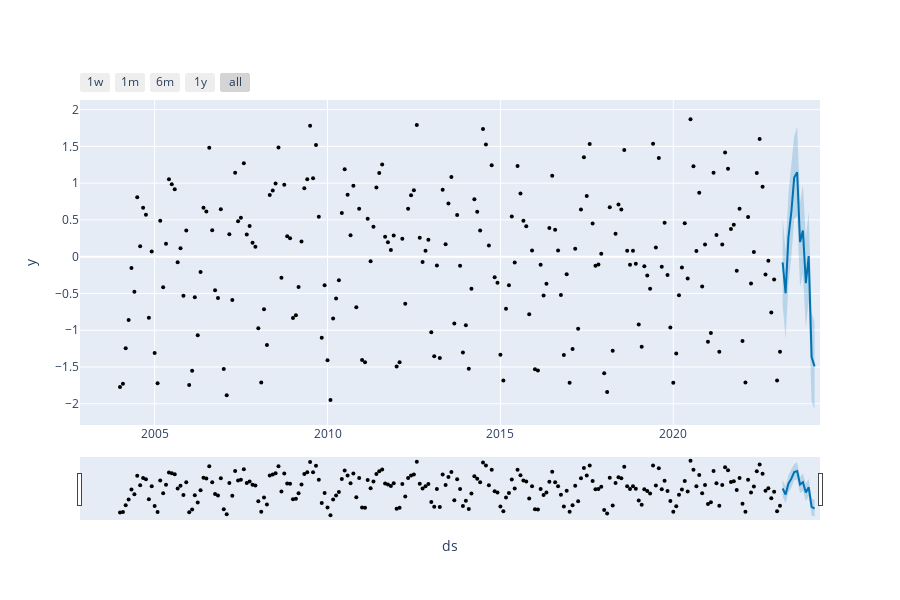
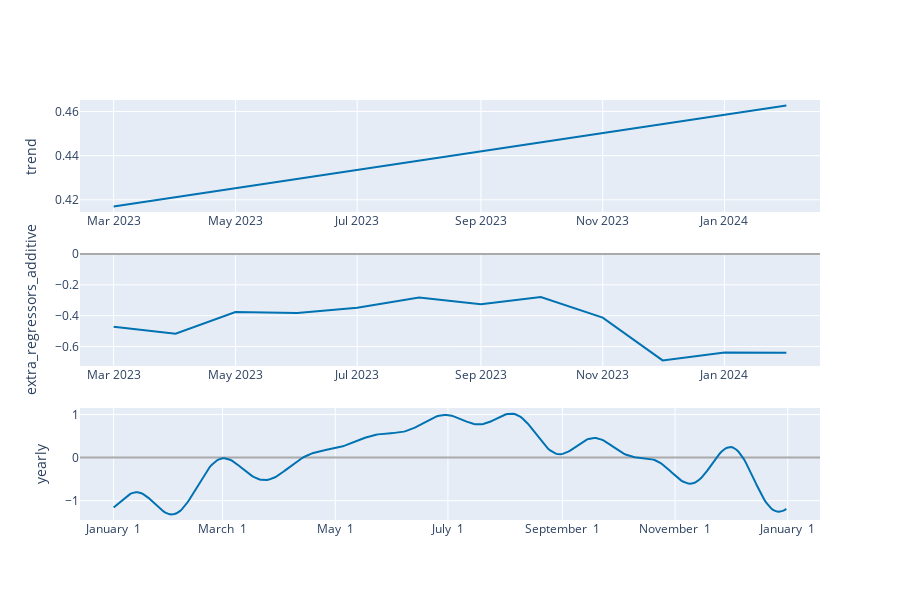

The notebook cell these images were saved under, in order:
### Code cell
############### Plot Prophet

from prophet.plot import plot_plotly, plot_components_plotly

# Plot the forecast
fig1 = plot_plotly(model, data_forecastf)
fig1.show()

# Plot forecast components
fig2 = plot_components_plotly(model, data_forecastf)
fig2.show()

### Figure 1 — Plotly figure (JSON) as saved in the notebook; plotly's stock layout.template omitted (floating-point values rounded to 4 significant figures; data arrays with more than 128 entries replaced by an {"elided": "..."} marker saying what was removed)
{"data": [{"marker": {"color": "black", "size": 4}, "mode": "markers", "name": "Actual", "type": "scatter", "x": {"elided": "230 str values"}, "y": {"elided": "230 float values"}}, {"hoverinfo": "skip", "line": {"width": 0}, "mode": "lines", "type": "scatter", "x": ["2023-03-01T00:00:00", "2023-04-01T00:00:00", "2023-05-01T00:00:00", "2023-06-01T00:00:00", "2023-07-01T00:00:00", "2023-08-01T00:00:00", "2023-09-01T00:00:00", "2023-10-01T00:00:00", "2023-11-01T00:00:00", "2023-12-01T00:00:00", "2024-01-01T00:00:00", "2024-02-01T00:00:00"], "y": [-0.6541, -1.118, -0.3632, -0.001372, 0.5083, 0.5485, -0.4093, -0.2387, -0.9664, -0.6039, -1.975, -2.068]}, {"fill": "tonexty", "fillcolor": "rgba(0, 114, 178, 0.2)", "line": {"color": "#0072B2", "width": 2}, "mode": "lines", "name": "Predicted", "type": "scatter", "x": ["2023-03-01T00:00:00", "2023-04-01T00:00:00", "2023-05-01T00:00:00", "2023-06-01T00:00:00", "2023-07-01T00:00:00", "2023-08-01T00:00:00", "2023-09-01T00:00:00", "2023-10-01T00:00:00", "2023-11-01T00:00:00", "2023-12-01T00:00:00", "2024-01-01T00:00:00", "2024-02-01T00:00:00"], "y": [-0.07606, -0.498, 0.2621, 0.6138, 1.076, 1.148, 0.1983, 0.3571, -0.359, 0.008166, -1.364, -1.492]}, {"fill": "tonexty", "fillcolor": "rgba(0, 114, 178, 0.2)", "hoverinfo": "skip", "line": {"width": 0}, "mode": "lines", "type": "scatter", "x": ["2023-03-01T00:00:00", "2023-04-01T00:00:00", "2023-05-01T00:00:00", "2023-06-01T00:00:00", "2023-07-01T00:00:00", "2023-08-01T00:00:00", "2023-09-01T00:00:00", "2023-10-01T00:00:00", "2023-11-01T00:00:00", "2023-12-01T00:00:00", "2024-01-01T00:00:00", "2024-02-01T00:00:00"], "y": [0.5401, 0.07869, 0.855, 1.246, 1.639, 1.771, 0.7359, 0.9741, 0.2498, 0.6103, -0.7572, -0.8839]}], "layout": {"height": 600, "showlegend": false, "width": 900, "xaxis": {"rangeselector": {"buttons": [{"count": 7, "label": "1w", "step": "day", "stepmode": "backward"}, {"count": 1, "label": "1m", "step": "month", "stepmode": "backward"}, {"count": 6, "label": "6m", "step": "month", "stepmode": "backward"}, {"count": 1, "label": "1y", "step": "year", "stepmode": "backward"}, {"step": "all"}]}, "rangeslider": {"visible": true}, "title": {"text": "ds"}, "type": "date"}, "yaxis": {"title": {"text": "y"}}}}

### Figure 2 — Plotly figure (JSON) as saved in the notebook; plotly's stock layout.template omitted (floating-point values rounded to 4 significant figures; data arrays with more than 128 entries replaced by an {"elided": "..."} marker saying what was removed)
{"data": [{"line": {"color": "#0072B2", "width": 2}, "mode": "lines", "name": "trend", "type": "scatter", "x": ["2023-03-01T00:00:00", "2023-04-01T00:00:00", "2023-05-01T00:00:00", "2023-06-01T00:00:00", "2023-07-01T00:00:00", "2023-08-01T00:00:00", "2023-09-01T00:00:00", "2023-10-01T00:00:00", "2023-11-01T00:00:00", "2023-12-01T00:00:00", "2024-01-01T00:00:00", "2024-02-01T00:00:00"], "xaxis": "x", "y": [0.417, 0.4212, 0.4253, 0.4295, 0.4335, 0.4377, 0.4419, 0.446, 0.4502, 0.4543, 0.4585, 0.4627], "yaxis": "y"}, {"line": {"color": "rgba(0, 114, 178, 0.2)", "width": 0}, "mode": "lines", "name": "trend_upper", "type": "scatter", "x": ["2023-03-01T00:00:00", "2023-04-01T00:00:00", "2023-05-01T00:00:00", "2023-06-01T00:00:00", "2023-07-01T00:00:00", "2023-08-01T00:00:00", "2023-09-01T00:00:00", "2023-10-01T00:00:00", "2023-11-01T00:00:00", "2023-12-01T00:00:00", "2024-01-01T00:00:00", "2024-02-01T00:00:00"], "xaxis": "x", "y": [0.417, 0.4212, 0.4253, 0.4295, 0.4335, 0.4377, 0.4419, 0.446, 0.4502, 0.4543, 0.4585, 0.4627], "yaxis": "y"}, {"fill": "tonexty", "fillcolor": "rgba(0, 114, 178, 0.2)", "line": {"color": "rgba(0, 114, 178, 0.2)", "width": 0}, "mode": "lines", "name": "trend_lower", "type": "scatter", "x": ["2023-03-01T00:00:00", "2023-04-01T00:00:00", "2023-05-01T00:00:00", "2023-06-01T00:00:00", "2023-07-01T00:00:00", "2023-08-01T00:00:00", "2023-09-01T00:00:00", "2023-10-01T00:00:00", "2023-11-01T00:00:00", "2023-12-01T00:00:00", "2024-01-01T00:00:00", "2024-02-01T00:00:00"], "xaxis": "x", "y": [0.417, 0.4212, 0.4253, 0.4295, 0.4335, 0.4377, 0.4419, 0.446, 0.4502, 0.4543, 0.4585, 0.4627], "yaxis": "y"}, {"line": {"color": "#0072B2", "width": 2}, "mode": "lines", "name": "extra_regressors_additive", "type": "scatter", "x": ["2023-03-01T00:00:00", "2023-04-01T00:00:00", "2023-05-01T00:00:00", "2023-06-01T00:00:00", "2023-07-01T00:00:00", "2023-08-01T00:00:00", "2023-09-01T00:00:00", "2023-10-01T00:00:00", "2023-11-01T00:00:00", "2023-12-01T00:00:00", "2024-01-01T00:00:00", "2024-02-01T00:00:00"], "xaxis": "x2", "y": [-0.4723, -0.5175, -0.3757, -0.383, -0.3482, -0.282, -0.3253, -0.279, -0.4128, -0.69, -0.6387, -0.6396], "yaxis": "y2"}, {"line": {"color": "#0072B2", "width": 2}, "mode": "lines", "name": "yearly", "type": "scatter", "x": {"elided": "365 str values"}, "xaxis": "x3", "y": {"elided": "365 float values"}, "yaxis": "y3"}], "layout": {"height": 600, "showlegend": false, "width": 900, "xaxis": {"anchor": "y", "domain": [0, 1], "range": ["2023-02-12T03:36:00", "2024-02-17T20:24:00"], "type": "date"}, "xaxis2": {"anchor": "y2", "domain": [0, 1], "range": ["2023-02-12T03:36:00", "2024-02-17T20:24:00"], "type": "date"}, "xaxis3": {"anchor": "y3", "domain": [0, 1], "range": ["2016-12-13T18:54:02.958904115", "2018-01-18T11:04:57.863013581"], "tickformat": "%B %e", "type": "date"}, "yaxis": {"anchor": "x", "domain": [0.7333, 1], "rangemode": "normal", "title": {"text": "trend"}, "zerolinecolor": "#AAA"}, "yaxis2": {"anchor": "x2", "domain": [0.3667, 0.6333], "rangemode": "tozero", "title": {"text": "extra_regressors_additive"}, "zerolinecolor": "#AAA"}, "yaxis3": {"anchor": "x3", "domain": [0, 0.2667], "title": {"text": "yearly"}, "zerolinecolor": "#AAA"}}}
